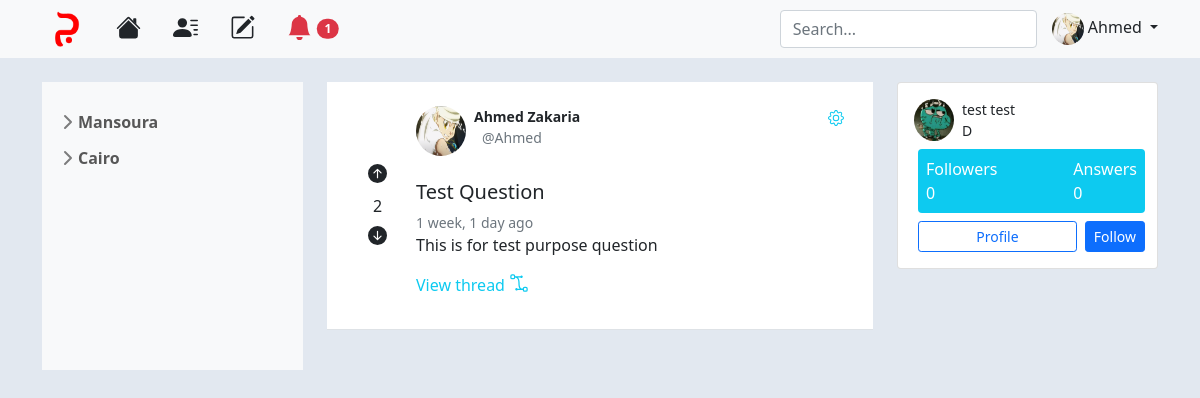
The app's page /timeline/ (signed in) with its own data.
### accounts/models.py (models this page shows, shortened)
class User(AbstractUser):
    verified_user = models.BooleanField(default=False)

class UserProfile(models.Model):
    user = models.OneToOneField(User, on_delete=models.CASCADE, related_name='user_profile')
    first_name = models.CharField(max_length=50)
    last_name = models.CharField(max_length=50)
    profession = models.CharField(max_length=100)
    profile_pic = models.ImageField(default='1.png')
    bio = models.CharField(max_length=500)
    vote_points = models.IntegerField(default=0)
    following = models.ManyToManyField('self', related_name='following')
    badge = models.ForeignKey('Badge', on_delete=models.PROTECT, related_name="user_badge", null=True, default=None)
    def get_absolute_url(self):
        return reverse('profile:user_profile', kwargs={'pk': self.id})

### structure/models.py (models this page shows, shortened)
class CommonInfo(models.Model):
    name = models.CharField(max_length=80)
    description = models.CharField(max_length=1000, default='test')
    class Meta:
        abstract = True

class University(CommonInfo):
    class Meta:
        verbose_name_plural = 'Universities'

### questions/models.py (models this page shows, shortened)
class Question(models.Model):
    asked_by = models.ForeignKey(UserProfile, on_delete=models.CASCADE, related_name="asked_by")
    answered_by = models.ManyToManyField(UserProfile, related_name='answered_by_list')
    title = models.CharField(max_length=150)
    body = models.CharField(max_length=20000)
    status = models.BooleanField(default=False)
    date = models.DateTimeField(auto_now_add=True)
    up_vote = models.ManyToManyField(UserProfile, related_name='question_up_votes')
    down_vote = models.ManyToManyField(UserProfile, related_name='questions_down_votes')
    university = models.ForeignKey(University, on_delete=models.CASCADE, related_name="question_university")
    faculty = models.ForeignKey(Faculty, on_delete=models.CASCADE, related_name="question_faculty")
    department = models.ForeignKey(Department, on_delete=models.CASCADE, related_name="question_department")
    subject = models.ForeignKey(Subject, on_delete=models.CASCADE, related_name="question_subject")
    def get_absolute_url(self):
        return reverse('questions:question', kwargs={'pk': self.id})

### timeline/views.py (the view)
# urls.py: path('', Timeline.as_view(), name='timeline'),
class Timeline(SuggestionsMixin, ListView):
    model = University
    template_name = 'timeline.html'
    context_object_name = 'universities'
    paginate_by = 20
    def get_context_data(self, **kwargs):
        context = super().get_context_data(**kwargs)
        faculties = Faculty.objects.all()
        departments = Department.objects.all()
        subjects = Subject.objects.all()
        questions = Question.objects.all().order_by('-date').annotate(
        total_vote = Count(F('up_vote')) - Count(F('down_vote')))
        context['questions'] = questions
        if self.request.user.is_authenticated:
            user_profile = UserProfile.objects.get(user=self.request.user)
            notifications = Notification.objects.filter(noti_for=user_profile, read=False).count()
            context['notif'] = notifications
            context['suggestions'] = self.get_suggestions()
        return context

### timeline/mixin.py (called while the page is built)
    def get_user_object(self):
        user = self.request.user
        return UserProfile.objects.get(user=user)

    def get_suggestions(self):
        user = self.get_user_object()
        following = user.following.all()
        suggestions = UserProfile.objects.all().exclude(pk__in=following)
        random_suggestion = random.choice(suggestions)
        return random_suggestion

### timeline/templates/timeline.html (shortened to what this page needs)
{% extends 'base.html' %}
{% load static %}
{% load humanize %}
{% block left_sidebar %}
<ul class="list-group bg-light py-4 pl-2 h-100 list-unstyled list-group-flush">
  {% for u in universities %}
  <li class="mb-1">
    <button class="btn btn-toggle text-break align-items-center rounded collapsed" data-bs-toggle="collapse" data-bs-target="#collapse-university{{u.id}}" aria-expanded="false">
      {{ u.name }}
    </button>
  </li>
  {% endfor %}
</ul>
{% endblock %}
{% block questions %}
{% for q in questions %}
<div class="container px-0 mb-3">
  <div class="d-flex justify-content-center row">
    <div class="d-flex flex-column">
      <div class="d-flex flex-row align-items-center text-left comment-top p-4 bg-white border-bottom">
        <div class="d-flex flex-column-reverse flex-grow-0 align-items-center votings ml-1">
          {% if user.is_authenticated %}
          <form class='q_downvote'>
            <button value='{{q.id}}' class='btn' type='submit' name='button'>
              {% if user.user_profile in q.down_vote.all %}
              <svg id='q_downvote{{q.id}}' xmlns="http://www.w3.org/2000/svg" width="19" height="19" fill="currentColor" class="bi bi-arrow-down-circle-fill text-danger" viewBox="0 0 16 16">
                <path d="M16 8A8 8 0 1 1 0 8a8 8 0 0 1 16 0zM8.5 4.5a.5.5 0 0 0-1 0v5.793L5.354 8.146a.5.5 0 1 0-.708.708l3 3a.5.5 0 0 0 .708 0l3-3a.5.5 0 0 0-.708-.708L8.5 10.293V4.5z" />
              </svg>
              {% else %}
              <svg id='q_downvote{{q.id}}' xmlns="http://www.w3.org/2000/svg" width="19" height="19" fill="currentColor" class="bi bi-arrow-down-circle-fill" viewBox="0 0 16 16">
                <path d="M16 8A8 8 0 1 1 0 8a8 8 0 0 1 16 0zM8.5 4.5a.5.5 0 0 0-1 0v5.793L5.354 8.146a.5.5 0 1 0-.708.708l3 3a.5.5 0 0 0 .708 0l3-3a.5.5 0 0 0-.708-.708L8.5 10.293V4.5z" />
              </svg>
              {% endif %}
            </button>
          </form>
          <span id='q_votes{{q.id}}'>{{q.total_vote}}</span>
          <form class="q_upvote">
            <button value="{{q.id}}" class='btn' type='submit' name='button'>
              {% if user.user_profile in q.up_vote.all %}
              <svg id='q_upvote{{q.id}}' xmlns="http://www.w3.org/2000/svg" width="19" height="19" fill="currentColor" class="bi bi-arrow-up-circle-fill text-success" viewBox="0 0 16 16">
                <path d="M16 8A8 8 0 1 0 0 8a8 8 0 0 0 16 0zm-7.5 3.5a.5.5 0 0 1-1 0V5.707L5.354 7.854a.5.5 0 1 1-.708-.708l3-3a.5.5 0 0 1 .708 0l3 3a.5.5 0 0 1-.708.708L8.5 5.707V11.5z" />
              </svg>
              {% else %}
              <svg id='q_upvote{{q.id}}' xmlns="http://www.w3.org/2000/svg" width="19" height="19" fill="currentColor" class="bi bi-arrow-up-circle-fill" viewBox="0 0 16 16">
                <path d="M16 8A8 8 0 1 0 0 8a8 8 0 0 0 16 0zm-7.5 3.5a.5.5 0 0 1-1 0V5.707L5.354 7.854a.5.5 0 1 1-.708-.708l3-3a.5.5 0 0 1 .708 0l3 3a.5.5 0 0 1-.708.708L8.5 5.707V11.5z" />
              </svg>
              {% endif %}
            </button>
          </form>
          {% endif %}
        </div>
        <div class="d-flex flex-column ml-3">
          <div class="profile-image d-flex flex-row">
            {% if q.asked_by.profile_pic %}
            <img class="rounded-circle" src="{{q.asked_by.profile_pic.url}}" width="50" height='50'>
            {% else %}
            <img class="rounded-circle border" src="{% static 'images/logo.png' %}" width="50" height='50' alt="">
            {% endif %}
            <div class="d-flex flex-column">
              <small class="bdge mx-2 fw-bold">{{q.asked_by.first_name|title}} {{q.asked_by.last_name|title}}</small>
              <small class="bdge mx-3"><a class='text-decoration-none text-muted' href="{{q.asked_by.get_absolute_url}}">@{{q.asked_by.user.username|title}}</a></small>
            </div>
            {% if user.is_authenticated %}
            {% if user.user_profile == q.asked_by %}
            <div class="dropstart gear">
              <a href="" role="button" id="dropdownMenuLink" data-bs-toggle="dropdown" aria-expanded="false">
              </a>
            </div>
            {% endif %}
            {% endif %}
          </div>
          <br>
          <div class="d-flex flex-column post-title">
            <div class="d-flex flex-row">
              <h5>{{q.title|title}}</h5>
            </div>
            <small class='text-muted'>{{q.date|naturaltime}}</small>
          </div>
          <div class="comment-text-sm mb-2">
            <span>
              {{q.body}}
            </span>
          </div>
          <a href="{{q.get_absolute_url}}" class='nav-link link-info px-0'>
            View thread
          </a>
        </div>
      </div>
    </div>
  </div>
</div>
{% endfor %}
{% endblock %}
{% block suggestions %}
<div class="d-flex justify-content-center">
    <div class="card p-3 w-100">
        <div class="w-100">
            <div class="d-flex flex-row">
              {% if suggestions.profile_pic %}
               <img src="{{suggestions.profile_pic.url}}" class="rounded-circle mr-2" width="40">
               {% endif %}
               <div class="d-flex flex-column">
                 <small class="mb-0 mt-0">{{suggestions.first_name}} {{suggestions.last_name}} </small>
                 <small class="mb-0 mt-0">{{suggestions.profession}}</small>
               </div>
             </div>
            <div class="mx-1 w-100">
                <div class="p-2 mt-2 bg-info d-flex justify-content-between rounded text-white stats">
                    <div class="d-flex flex-column"> <span class="followers">Followers</span> <span class="number2">{{suggestions.following.all.count}}</span> </div>
                    <div class="d-flex flex-column"> <span class="rating">Answers</span> <span class="number3">{{suggestions.answered_by.all.count}}</span> </div>
                </div>
                <div class="mt-2 d-flex flex-row align-items-center">
                  <a href='{{suggestions.get_absolute_url}}' class="btn btn-sm btn-outline-primary w-100">Profile</a>
                  {% if user.is_authenticated %}
                  <form id='follow'>
                    <button type='submit' id="follow{{suggestions.id}}" class="btn btn-sm btn-primary ml-2">Follow</button>
                  </form>
                  {% else %}
                  <a href='{% url "accounts:login" %}' id="follow{{suggestions.id}}" class="btn btn-sm btn-primary ml-2">Follow</a>
                  {% endif %}
                </div>
            </div>
        </div>
    </div>
</div>
{% endblock %}

### timeline/templates/base.html (shortened to what this page needs)
<!doctype html>
{% load static %}
<html lang="en">
<head>
  <link rel="stylesheet" href="https://cdn.jsdelivr.net/npm/bootstrap@4.6.0/dist/css/bootstrap.min.css">
  <link href="{% static 'assets/dist/css/bootstrap.min.css' %}" rel="stylesheet">
  <link href="{% static 'css/timeline.css' %}" rel="stylesheet">
</head>
<body>
  <main>
    <header class="p-1 bg-light">
      <div class="container">
        <div class="d-flex flex-wrap align-items-center justify-content-center justify-content-lg-start">
          <a href="/" class="d-flex align-items-center mr-3 mb-2 mb-lg-0 text-dark text-decoration-none">
            <img src="{% static 'images/logo.png' %}" width='50px' height='50px' alt="">
          </a>
          <ul class="nav col-12 col-lg-auto me-lg-auto mb-2 justify-content-center mb-md-0">
            <li>
              <a href="{% url 'timeline:timeline' %}" class="nav-link px-2 mr-3 link-dark">
              </a>
            </li>
            <li>
              <a href="{% url 'timeline:following' %}" class="nav-link mr-3 px-2 link-dark">
              </a>
            </li>
            <li><a href="{% url 'questions:ask' %}" class="nav-link mr-3 px-2 link-dark">
              </a>
            </li>
            <li>
              {% if notif %}
              <a href="{% url 'profile:notification' %}" id='notification' class="nav-link position-relative mr-3 px-2 link-dark">
                <svg xmlns="http://www.w3.org/2000/svg" width="25" height="25" fill="currentColor" class="bi bi-bell-fill text-danger" viewBox="0 0 16 16">
                  <path d="M8 16a2 2 0 0 0 2-2H6a2 2 0 0 0 2 2zm.995-14.901a1 1 0 1 0-1.99 0A5.002 5.002 0 0 0 3 6c0 1.098-.5 6-2 7h14c-1.5-1-2-5.902-2-7 0-2.42-1.72-4.44-4.005-4.901z" />
                </svg>
                <span id='notification_count' class="position-absolute mx-2 top-50 start-100 translate-middle badge rounded-pill bg-danger">
                  {{notif}}
                </span>
              </a>
              {% endif %}
            </li>
          </ul>
          <form class="col-12 col-lg-auto mb-2 mb-lg-0">
            <input type="search" class="form-control" placeholder="Search..." aria-label="Search">
          </form>
          {% if user.is_authenticated %}
          <div class="dropdown text-end">
            <a href="#" class="d-block link-dark text-decoration-none dropdown-toggle" id="dropdownUser1" data-bs-toggle="dropdown" aria-expanded="false">
              <img src="{{user.user_profile.profile_pic.url }}" alt="{{user.user_profile.first_name }}" width="32" height="32" class="rounded-circle">
              {{user.user_profile.first_name}}
            </a>
          </div>
          {% else %}
          <div class="text-end">
            <a href="{% url 'accounts:login' %}" type="button" class="btn btn-success me-2">Log-In</a>
            <a href="{% url 'accounts:register' %}" type="button" class="btn btn-warning">Sign-Up</a>
          </div>
          {% endif %}
        </div>
      </div>
    </header>
    <div class="container mt-4">
      <div class="row">
        <div class="col-md-3">
          {% block left_sidebar %}
          {% endblock %}
        </div>
        <div class="col-md-6 mb-4">
          {% block questions %}
          {% endblock %}
        </div>
        <div class="col-md-3">
          {% block suggestions %}
          {% endblock %}
        </div>
      </div>
    </div>
  </main>
</body>
</html>

### timeline/static/css/timeline.css (style rules this page uses)
body { background-color: #e2e8f0; min-height: 100vh; min-height: -webkit-fill-available; }
html { height: -webkit-fill-available; }
main { display: flex; flex-direction: column; flex-wrap: nowrap; height: 100vh; height: -webkit-fill-available; max-height: 100vh; overflow-x: auto; }
.gear { margin-left: 15rem !important; }
.bi { vertical-align: -.125em; pointer-events: none; fill: currentColor; }
.dropdown-toggle { outline: 0; }
.btn-toggle { display: inline-flex; align-items: center; padding: .25rem .5rem; font-weight: 600; color: rgba(0, 0, 0, .65); background-color: transparent; border: 0; }
.btn-toggle::before { width: 1.25em; line-height: 0; transition: transform .35s ease; transform-origin: .5em 50%; }

### records on screen
User: user_profile.profile_pic (picture), user_profile.first_name "Ahmed"
University: name "Mansoura"
University: name "Cairo"
Question: {{ q.id }} 1 (drawn), total_vote "2", asked_by.profile_pic (picture), asked_by.first_name "Ahmed", asked_by.last_name "Zakaria", asked_by.user.username "Ahmed", title "Test Question", date "1 week, 1 day ago", body "This is for test purpose question"
UserProfile: profile_pic (picture), first_name "test", last_name "test", profession "D", following.all.count "0", answered_by.all.count "0"

### other values on screen
{{ notif }} "1"
